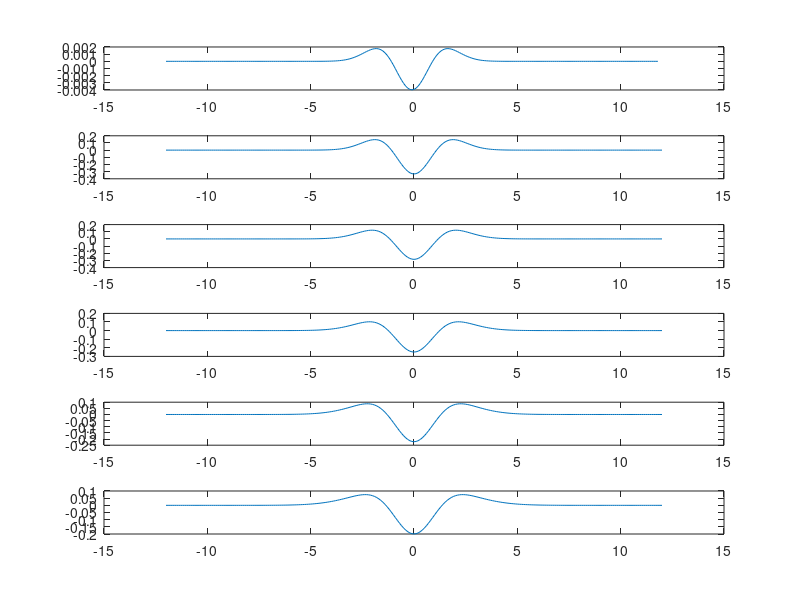

Reproduce this figure in MATLAB.
sigma=1;
sigma2=1.2;
sigma3=1.4;
sigma4=1.6;
sigma5=1.8;
sigma6=2.0;
x=-12:0.1:12;
s = normpdf(x,0,1);
y = exp(-x.^2/(2*sigma^2))/(sqrt(2*pi)*sigma);
y2 = exp(-x.^2/(2*sigma2^2))/(sqrt(2*pi)*sigma2);
y3 = exp(-x.^2/(2*sigma3^2))/(sqrt(2*pi)*sigma3);
y4 = exp(-x.^2/(2*sigma4^2))/(sqrt(2*pi)*sigma4);
y5 = exp(-x.^2/(2*sigma5^2))/(sqrt(2*pi)*sigma5);
y6 = exp(-x.^2/(2*sigma6^2))/(sqrt(2*pi)*sigma6);
z1 = (y2-y)/(sigma2-sigma);
z2 = (y3-y)/(sigma3-sigma);
z3 = (y4-y)/(sigma4-sigma);
z4 = (y5-y)/(sigma5-sigma);
z5 = (y6-y)/(sigma6-sigma);
z = diff(y);
a = -12:0.1:11.9;
w = diff(z);
b = -12:0.1:11.8;
subplot(611),
plot(b,w);
subplot(612),
plot(x,z1);
subplot(613),
plot(x,z2);
subplot(614),
plot(x,z3);
subplot(615),
plot(x,z4);
subplot(616),
plot(x,z5);